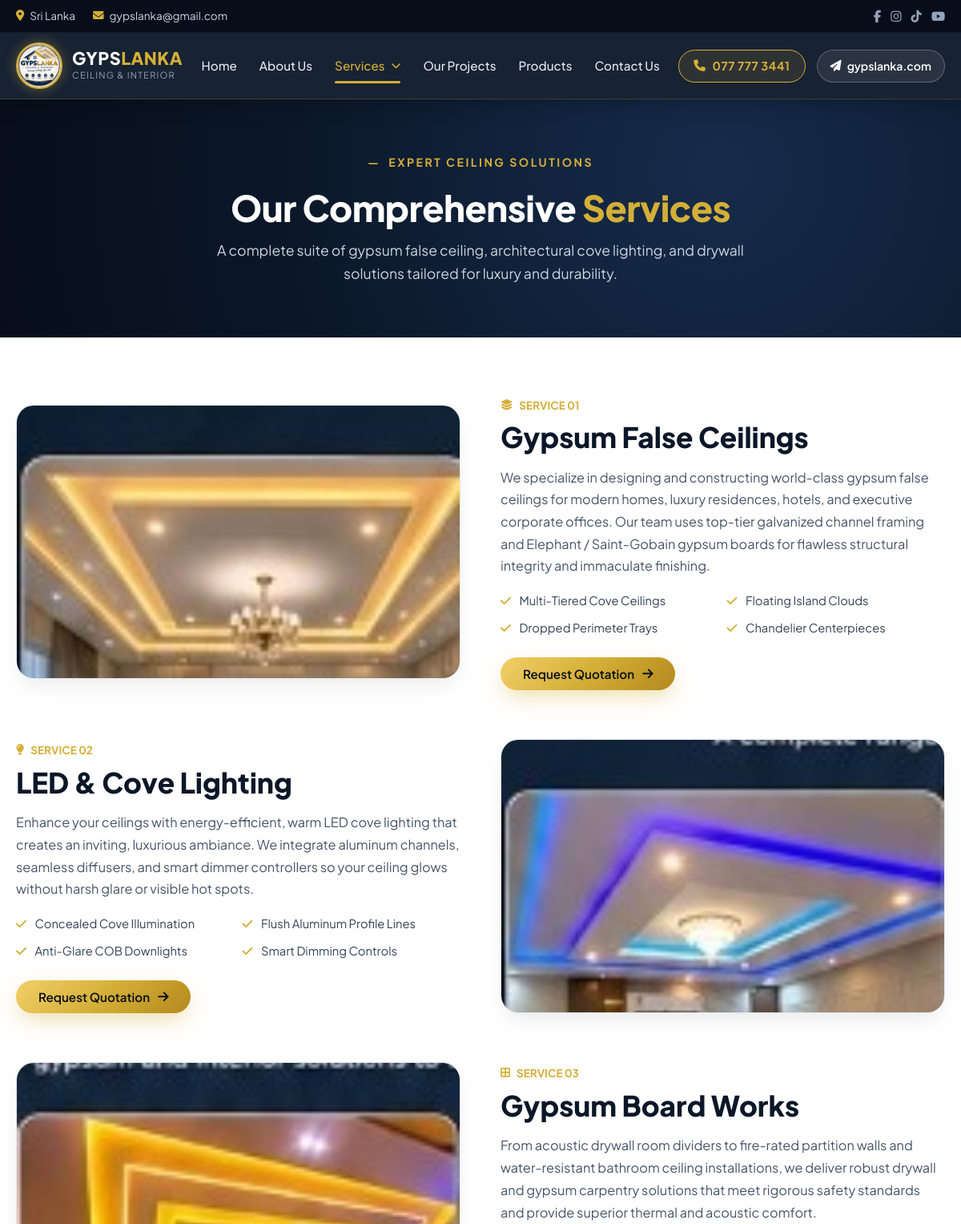
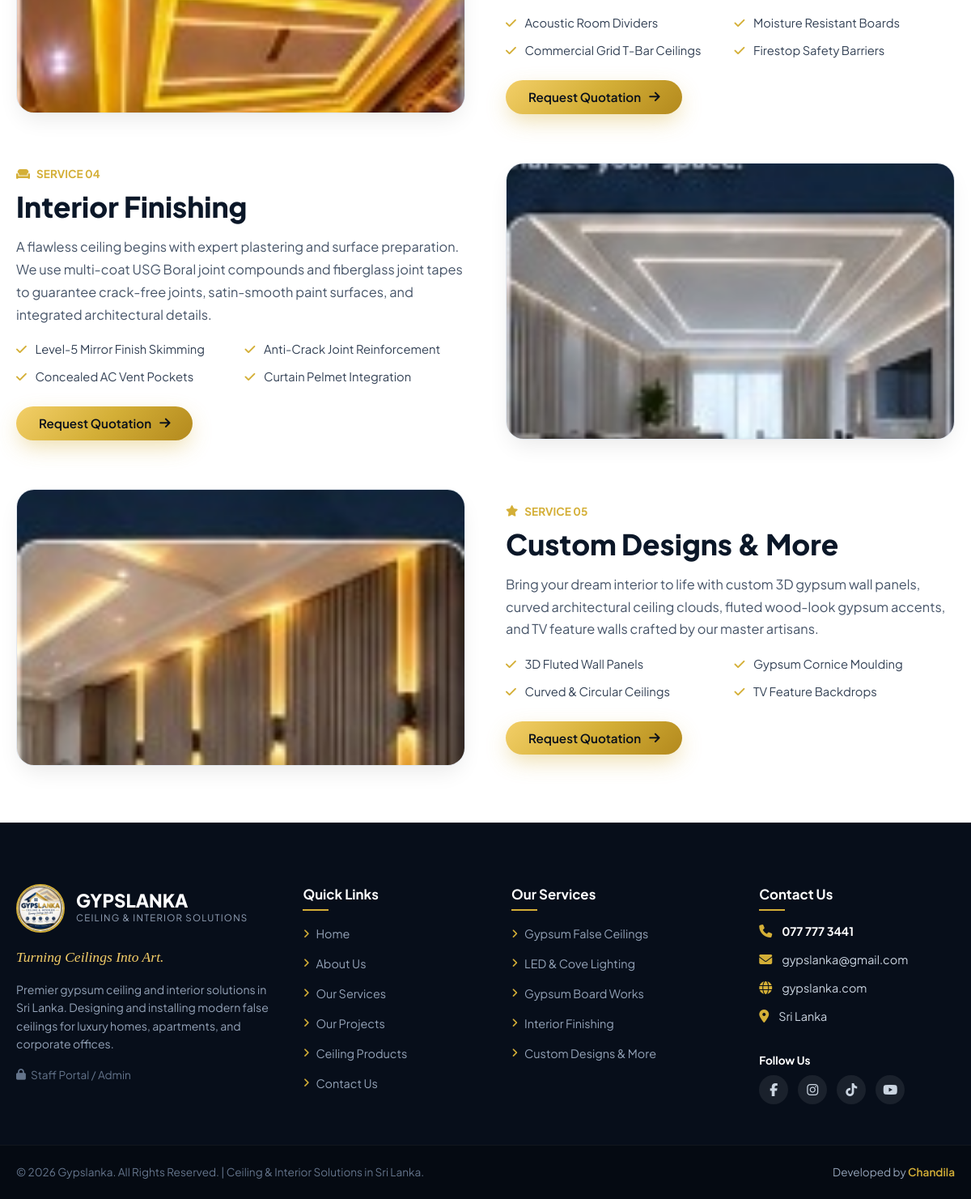
/services.php, run on the app's committed database (2 pictures, top to bottom).
### tables this page shows
CREATE TABLE IF NOT EXISTS `services` (
  `id` int(11) NOT NULL AUTO_INCREMENT,
  `title` varchar(100) NOT NULL,
  `slug` varchar(100) NOT NULL UNIQUE,
  `short_desc` text DEFAULT NULL,
  `full_desc` longtext DEFAULT NULL,
  `features` text DEFAULT NULL,
  `icon_svg` text DEFAULT NULL,
  `image` varchar(255) DEFAULT NULL,
  `display_order` int(11) DEFAULT 0,
  `created_at` timestamp NOT NULL DEFAULT CURRENT_TIMESTAMP,
  PRIMARY KEY (`id`)
);

### services.php (the view, shortened to what this page needs)
<?php
require_once __DIR__ . '/includes/header.php';
$db = get_db();
$services = [];
if ($db) {
    try {
        $stmt = $db->query("SELECT * FROM services ORDER BY display_order ASC");
        $services = $stmt->fetchAll();
    } catch (PDOException $e) {
        error_log("Services fetch error on services.php: " . $e->getMessage());
    }
}
function get_service_fa_icon($icon) {
    $map = [
        'layers'    => 'layer-group',
        'lightbulb' => 'lightbulb',
        'grid'      => 'border-all',
        'sofa'      => 'couch',
        'star'      => 'star',
        'wand-magic-sparkles' => 'wand-magic-sparkles',
        'paint-roller' => 'paint-roller',
        'cubes'     => 'cubes',
    ];
    if (isset($map[$icon])) return $map[$icon];
    return !empty($icon) ? $icon : 'layer-group';
}
?>
<section class="page-hero-section">
    <div class="container">
        <div class="hero-badge" style="justify-content:center;">
            <span>&mdash;</span> EXPERT CEILING SOLUTIONS
        </div>
        <h1 class="page-hero-title">
            Our Comprehensive <span class="text-gold">Services</span>
        </h1>
        <p class="page-hero-desc">
            A complete suite of gypsum false ceiling, architectural cove lighting, and drywall solutions tailored for luxury and durability.
        </p>
    </div>
</section>
<section style="padding: 70px 0; background: #fff;">
    <div class="container" style="display:flex; flex-direction:column; gap:60px;">
        <?php foreach ($services as $idx => $srv):
            $isEven = ($idx % 2 === 1);
            $faIcon = get_service_fa_icon($srv['icon_svg'] ?? '');
            $featureLines = array_filter(array_map('trim', explode("\n", $srv['features'] ?? '')));
            $imgOrder = $isEven ? 'order:2;' : '';
            $textOrder = $isEven ? 'order:1;' : '';
        ?>
        <div id="<?= htmlspecialchars($srv['slug']) ?>" class="service-detail-row">
            <div style="<?= $imgOrder ?> border-radius:var(--radius-lg); overflow:hidden; box-shadow:var(--shadow-md); border:1px solid var(--border-light);">
                <img src="<?= htmlspecialchars($srv['image'] ?: 'assets/images/service-1.jpg') ?>" alt="<?= htmlspecialchars($srv['title']) ?>" style="width:100%; height:340px; object-fit:cover;">
            </div>
            <div style="<?= $textOrder ?>">
                <div style="display:inline-flex; align-items:center; gap:8px; color:var(--gold); font-size:0.85rem; font-weight:700; text-transform:uppercase; margin-bottom:8px;">
                    <i class="fa-solid fa-<?= $faIcon ?>"></i> Service <?= sprintf('%02d', $idx + 1) ?>
                </div>
                <h2 class="service-detail-title"><?= htmlspecialchars($srv['title']) ?></h2>
                <p style="color:#475569; font-size:1.02rem; line-height:1.7; margin-bottom:18px;">
                    <?= nl2br(htmlspecialchars($srv['full_desc'] ?? $srv['short_desc'] ?? '')) ?>
                </p>
                <?php if (!empty($featureLines)): ?>
                <ul class="service-features-list">
                    <?php foreach ($featureLines as $feat): ?>
                    <li><i class="fa-solid fa-check text-gold" style="margin-right:8px;"></i> <?= htmlspecialchars($feat) ?></li>
                    <?php endforeach; ?>
                </ul>
                <?php endif; ?>
                <a href="#quoteModal" class="btn btn-gold open-quote-modal" data-service="<?= htmlspecialchars($srv['title']) ?>">
                    Request Quotation <i class="fa-solid fa-arrow-right"></i>
                </a>
            </div>
        </div>
        <?php endforeach; ?>
    </div>
</section>
<?php require_once __DIR__ . '/includes/footer.php'; ?>

### assets/css/style.css (style rules this page uses)
:root { --primary-navy: #0b1728; --navy-dark: #070e1a; --navy-light: #142844; --navy-card: #0f1f35; --gold: #d4af37; --gold-light: #f5cf68; --gold-dark: #b89124; --gold-gradient: linear-gradient(135deg, #f3cf68 0%, #d4af37 50%, #b3891d 100%); --gold-glow: rgba(212, 175, 55, 0.4); --gold-ambient: rgba(212, 175, 55, 0.15); --text-white: #ffffff; --text-muted: #94a3b8; --text-dark: #0f172a; --text-body: #334155; --bg-light: #f8fafc; --bg-card: #ffffff; --border-light: #e2e8f0; --border-dark: rgba(255, 255, 255, 0.1); --border-gold: rgba(212, 175, 55, 0.4); --shadow-sm: 0 4px 12px rgba(0, 0, 0, 0.05); --shadow-md: 0 12px 28px -6px rgba(0, 0, 0, 0.09); --shadow-lg: 0 24px 48px -12px rgba(0, 0, 0, 0.2); --shadow-gold: 0 10px 28px -4px rgba(212, 175, 55, 0.45); --radius-sm: 8px; --radius-md: 14px; --radius-lg: 22px; --radius-pill: 50px; --transition: all 0.35s cubic-bezier(0.16, 1, 0.3, 1); --transition-slow: all 0.7s cubic-bezier(0.16, 1, 0.3, 1); --container: 1240px; }
*, *::before, *::after { margin: 0; padding: 0; box-sizing: border-box; }
html { scroll-behavior: smooth; font-size: 16px; }
body { font-family: 'Plus Jakarta Sans', sans-serif; color: var(--text-body); background-color: var(--bg-light); line-height: 1.6; overflow-x: hidden; }
img { max-width: 100%; height: auto; display: block; }
a { color: inherit; text-decoration: none; transition: var(--transition); }
ul { list-style: none; }
.container { max-width: var(--container); margin: 0 auto; padding: 0 20px; }
.text-gold { color: var(--gold) !important; }
.btn { display: inline-flex; align-items: center; justify-content: center; gap: 10px; padding: 13px 28px; font-size: 0.95rem; font-weight: 600; border-radius: var(--radius-pill); cursor: pointer; transition: var(--transition); border: none; text-align: center; line-height: 1; position: relative; overflow: hidden; }
.btn-gold { background: var(--gold-gradient); color: var(--navy-dark); box-shadow: var(--shadow-gold); }
.btn-gold::after { content: ''; position: absolute; top: 0; left: 0; width: 60%; height: 100%; background: linear-gradient(90deg, rgba(255,255,255,0) 0%, rgba(255,255,255,0.45) 50%, rgba(255,255,255,0) 100%); transform: translateX(-150%) skewX(-25deg); animation: btnShimmer 5s infinite ease-in-out; }
.hero-badge { display: inline-flex; align-items: center; gap: 10px; color: var(--gold); font-size: 0.88rem; font-weight: 700; letter-spacing: 2.5px; text-transform: uppercase; margin-bottom: 18px; }
.page-hero-section { background: radial-gradient(circle at 75% 30%, #162c4c 0%, var(--primary-navy) 60%, var(--navy-dark) 100%); padding: 65px 0; color: #fff; text-align: center; position: relative; overflow: hidden; }
.page-hero-title { font-size: 2.8rem; font-weight: 800; margin-bottom: 12px; line-height: 1.2; letter-spacing: -0.5px; }
.page-hero-desc { color: #cbd5e1; max-width: 680px; margin: 0 auto; font-size: 1.1rem; line-height: 1.65; }
.service-detail-row { display: grid; grid-template-columns: 1fr 1fr; gap: 50px; align-items: center; }
.service-detail-title { font-size: 2.2rem; font-weight: 800; color: var(--primary-navy); margin-bottom: 15px; line-height: 1.2; }
.service-features-list { margin-bottom: 25px; display: grid; grid-template-columns: 1fr 1fr; gap: 10px; font-size: 0.92rem; color: #334155; }

### data on the page
services: image (picture), title "Gypsum False Ceilings", full_desc "We specialize in designing and constructing world-class gypsum false ceilings for modern homes, luxury residences, hotels, and executive corporate offices. Our team uses top-tier galvanized channel framing and Elephant / Saint-Gobain gypsum boards for flawless structural integrity and immaculate finishing.", features "Multi-Tiered Cove Ceilings", features "Floating Island Clouds", features "Dropped Perimeter Trays", features "Chandelier Centerpieces"
services: image (picture), title "LED & Cove Lighting", full_desc "Enhance your ceilings with energy-efficient, warm LED cove lighting that creates an inviting, luxurious ambiance. We integrate aluminum channels, seamless diffusers, and smart dimmer controllers so your ceiling glows without harsh glare or visible hot spots.", features "Concealed Cove Illumination", features "Flush Aluminum Profile Lines", features "Anti-Glare COB Downlights", features "Smart Dimming Controls"
services: image (picture), title "Gypsum Board Works", full_desc "From acoustic drywall room dividers to fire-rated partition walls and water-resistant bathroom ceiling installations, we deliver robust drywall and gypsum carpentry solutions that meet rigorous safety standards and provide superior thermal and acoustic comfort.", features "Acoustic Room Dividers", features "Moisture Resistant Boards", features "Commercial Grid T-Bar Ceilings", features "Firestop Safety Barriers"
services: image (picture), title "Interior Finishing", full_desc "A flawless ceiling begins with expert plastering and surface preparation. We use multi-coat USG Boral joint compounds and fiberglass joint tapes to guarantee crack-free joints, satin-smooth paint surfaces, and integrated architectural details.", features "Level-5 Mirror Finish Skimming", features "Anti-Crack Joint Reinforcement", features "Concealed AC Vent Pockets", features "Curtain Pelmet Integration"
services: image (picture), title "Custom Designs & More", full_desc "Bring your dream interior to life with custom 3D gypsum wall panels, curved architectural ceiling clouds, fluted wood-look gypsum accents, and TV feature walls crafted by our master artisans.", features "3D Fluted Wall Panels", features "Gypsum Cornice Moulding", features "Curved & Circular Ceilings", features "TV Feature Backdrops"

### other printed values
$siteAddress "Sri Lanka"
$siteEmail "gypslanka@gmail.com"
$sitePhone "077 777 3441"
$siteDomain "gypslanka.com"
